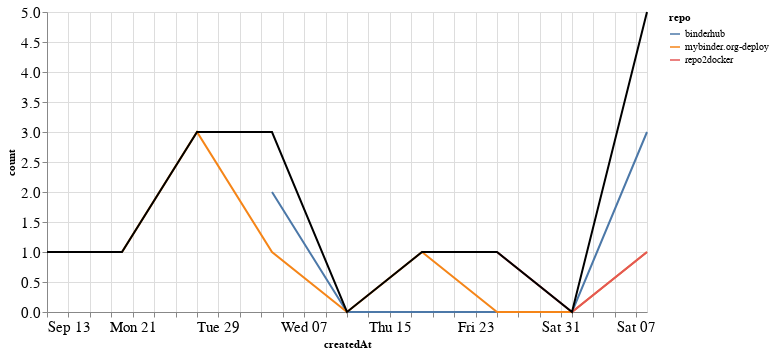

Notebook code for this chart:
### Markdown cell above
## PRs

### Code cell
prs_time = prs.groupby('repo').resample('W', on='createdAt').count()['author'].reset_index()
prs_time = prs_time.rename(columns={'author': 'count'})
prs_time_total = prs_time.groupby('createdAt').agg({"count": "sum"}).reset_index()

ch1 = alt.Chart(prs_time, width=600).mark_line().encode(
    x='createdAt',
    y='count',
    color='repo',
    tooltip="repo"
)

ch2 = alt.Chart(prs_time_total, width=600).mark_line(color="black").encode(
    x='createdAt',
    y='count',
)

ch1 + ch2

### Figure 1 — Vega-Lite specification as saved in the notebook (floating-point values rounded to 4 significant figures)
{"config": {"axisLeft": {"labelFontSize": 15}, "axisBottom": {"labelFontSize": 15}}, "layer": [{"data": {"name": "data-fe2f484ce3ef66cddf3c3d442f1c225a"}, "mark": "line", "encoding": {"color": {"type": "nominal", "field": "repo"}, "tooltip": {"type": "nominal", "field": "repo"}, "x": {"type": "temporal", "field": "createdAt"}, "y": {"type": "quantitative", "field": "count"}}, "width": 600}, {"data": {"name": "data-e85b1db52f5ed6ce867919125c840113"}, "mark": {"type": "line", "color": "black"}, "encoding": {"x": {"type": "temporal", "field": "createdAt"}, "y": {"type": "quantitative", "field": "count"}}, "width": 600}], "$schema": "https://vega.github.io/schema/vega-lite/v4.8.1.json", "datasets": {"data-fe2f484ce3ef66cddf3c3d442f1c225a": [{"repo": "binderhub", "createdAt": "2020-10-04T00:00:00", "count": 2}, {"repo": "binderhub", "createdAt": "2020-10-11T00:00:00", "count": 0}, {"repo": "binderhub", "createdAt": "2020-10-18T00:00:00", "count": 0}, {"repo": "binderhub", "createdAt": "2020-10-25T00:00:00", "count": 0}, {"repo": "binderhub", "createdAt": "2020-11-01T00:00:00", "count": 0}, {"repo": "binderhub", "createdAt": "2020-11-08T00:00:00", "count": 3}, {"repo": "mybinder.org-deploy", "createdAt": "2020-09-13T00:00:00", "count": 1}, {"repo": "mybinder.org-deploy", "createdAt": "2020-09-20T00:00:00", "count": 1}, {"repo": "mybinder.org-deploy", "createdAt": "2020-09-27T00:00:00", "count": 3}, {"repo": "mybinder.org-deploy", "createdAt": "2020-10-04T00:00:00", "count": 1}, {"repo": "mybinder.org-deploy", "createdAt": "2020-10-11T00:00:00", "count": 0}, {"repo": "mybinder.org-deploy", "createdAt": "2020-10-18T00:00:00", "count": 1}, {"repo": "mybinder.org-deploy", "createdAt": "2020-10-25T00:00:00", "count": 0}, {"repo": "mybinder.org-deploy", "createdAt": "2020-11-01T00:00:00", "count": 0}, {"repo": "mybinder.org-deploy", "createdAt": "2020-11-08T00:00:00", "count": 1}, {"repo": "repo2docker", "createdAt": "2020-10-25T00:00:00", "count": 1}, {"repo": "repo2docker", "createdAt": "2020-11-01T00:00:00", "count": 0}, {"repo": "repo2docker", "createdAt": "2020-11-08T00:00:00", "count": 1}], "data-e85b1db52f5ed6ce867919125c840113": [{"createdAt": "2020-09-13T00:00:00", "count": 1}, {"createdAt": "2020-09-20T00:00:00", "count": 1}, {"createdAt": "2020-09-27T00:00:00", "count": 3}, {"createdAt": "2020-10-04T00:00:00", "count": 3}, {"createdAt": "2020-10-11T00:00:00", "count": 0}, {"createdAt": "2020-10-18T00:00:00", "count": 1}, {"createdAt": "2020-10-25T00:00:00", "count": 1}, {"createdAt": "2020-11-01T00:00:00", "count": 0}, {"createdAt": "2020-11-08T00:00:00", "count": 5}]}}
